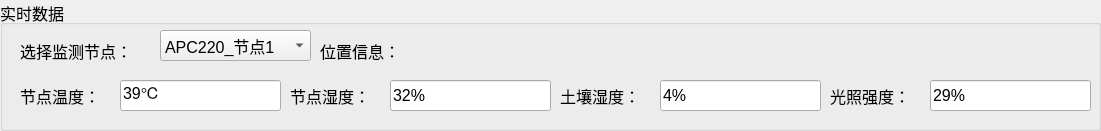
   <widget class="QGroupBox" name="groupBox_3">
    <property name="geometry">
     <rect>
      <x>300</x>
      <y>10</y>
      <width>1101</width>
      <height>131</height>
     </rect>
    </property>
    <property name="font">
     <font>
      <pointsize>12</pointsize>
     </font>
    </property>
    <property name="title">
     <string>实时数据</string>
    </property>
    <widget class="QComboBox" name="comboBox">
     <property name="geometry">
      <rect>
       <x>160</x>
       <y>30</y>
       <width>151</width>
       <height>31</height>
      </rect>
     </property>
     <item>
      <property name="text">
       <string>APC220_节点1</string>
      </property>
     </item>
    </widget>
    <widget class="QLabel" name="label_11">
     <property name="geometry">
      <rect>
       <x>20</x>
       <y>40</y>
       <width>131</width>
       <height>21</height>
      </rect>
     </property>
     <property name="text">
      <string>选择监测节点：</string>
     </property>
    </widget>
    <widget class="QLabel" name="label_12">
     <property name="geometry">
      <rect>
       <x>320</x>
       <y>40</y>
       <width>511</width>
       <height>21</height>
      </rect>
     </property>
     <property name="font">
      <font>
       <pointsize>12</pointsize>
      </font>
     </property>
     <property name="text">
      <string>位置信息：</string>
     </property>
    </widget>
    <widget class="QLabel" name="label_13">
     <property name="geometry">
      <rect>
       <x>20</x>
       <y>80</y>
       <width>91</width>
       <height>31</height>
      </rect>
     </property>
     <property name="font">
      <font>
       <pointsize>12</pointsize>
      </font>
     </property>
     <property name="text">
      <string>节点温度：</string>
     </property>
    </widget>
    <widget class="QLabel" name="label_14">
     <property name="geometry">
      <rect>
       <x>290</x>
       <y>80</y>
       <width>91</width>
       <height>31</height>
      </rect>
     </property>
     <property name="font">
      <font>
       <pointsize>12</pointsize>
      </font>
     </property>
     <property name="text">
      <string>节点湿度：</string>
     </property>
    </widget>
    <widget class="QLabel" name="label_15">
     <property name="geometry">
      <rect>
       <x>560</x>
       <y>80</y>
       <width>91</width>
       <height>31</height>
      </rect>
     </property>
     <property name="font">
      <font>
       <pointsize>12</pointsize>
      </font>
     </property>
     <property name="text">
      <string>土壤湿度：</string>
     </property>
    </widget>
    <widget class="QLabel" name="label_16">
     <property name="geometry">
      <rect>
       <x>830</x>
       <y>80</y>
       <width>91</width>
       <height>31</height>
      </rect>
     </property>
     <property name="font">
      <font>
       <pointsize>12</pointsize>
      </font>
     </property>
     <property name="text">
      <string>光照强度：</string>
     </property>
    </widget>
    <widget class="QLineEdit" name="Edit_jiedianTemp">
     <property name="geometry">
      <rect>
       <x>120</x>
       <y>80</y>
       <width>161</width>
       <height>31</height>
      </rect>
     </property>
     <property name="font">
      <font>
       <pointsize>12</pointsize>
      </font>
     </property>
     <property name="text">
      <string>39℃</string>
     </property>
    </widget>
    <widget class="QLineEdit" name="Edit_jiedianSoilHumditness">
     <property name="geometry">
      <rect>
       <x>660</x>
       <y>80</y>
       <width>161</width>
       <height>31</height>
      </rect>
     </property>
     <property name="font">
      <font>
       <pointsize>12</pointsize>
      </font>
     </property>
     <property name="text">
      <string>4%</string>
     </property>
    </widget>
    <widget class="QLineEdit" name="Edit_jiedianHumditness">
     <property name="geometry">
      <rect>
       <x>390</x>
       <y>80</y>
       <width>161</width>
       <height>31</height>
      </rect>
     </property>
     <property name="font">
      <font>
       <pointsize>12</pointsize>
      </font>
     </property>
     <property name="text">
      <string>32%</string>
     </property>
    </widget>
    <widget class="QLineEdit" name="Edit_jiedianLight">
     <property name="geometry">
      <rect>
       <x>930</x>
       <y>80</y>
       <width>161</width>
       <height>31</height>
      </rect>
     </property>
     <property name="font">
      <font>
       <pointsize>12</pointsize>
      </font>
     </property>
     <property name="text">
      <string>29%</string>
     </property>
    </widget>
   </widget>
